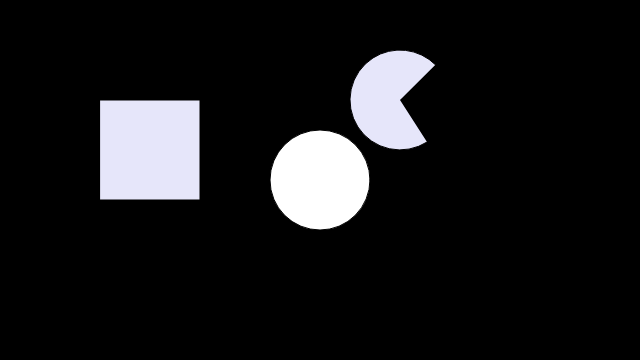
Frame 1 (no input)
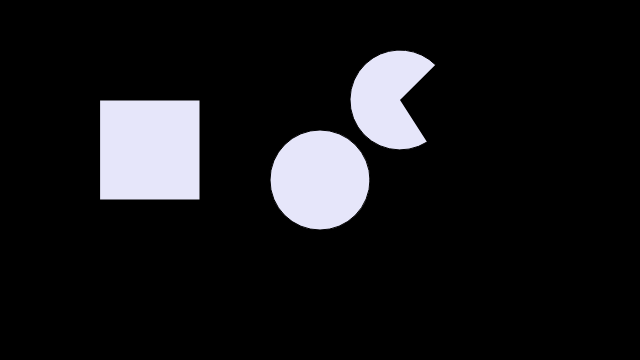
Frame 60 (no input)
Frame 120 (the mouse pressed at the canvas centre since frame 60): identical to frame 60, image omitted

The p5.js sketch that drew these frames (run headless with seeded random() and noise() and a simulated clock; from frame 60 on, the mouse is pressed at the canvas centre):

// p5.js sketch
// ── sketch.js
function setup() {
	createCanvas(640, 360);
}


function draw() {
	background(0);
	ellipse(320, 180, 100);
	
	fill("LAVENDER");
	rect(100,100,100,100);
	arc(400,100,100,100,1,5.5);

}

// this is a comment
